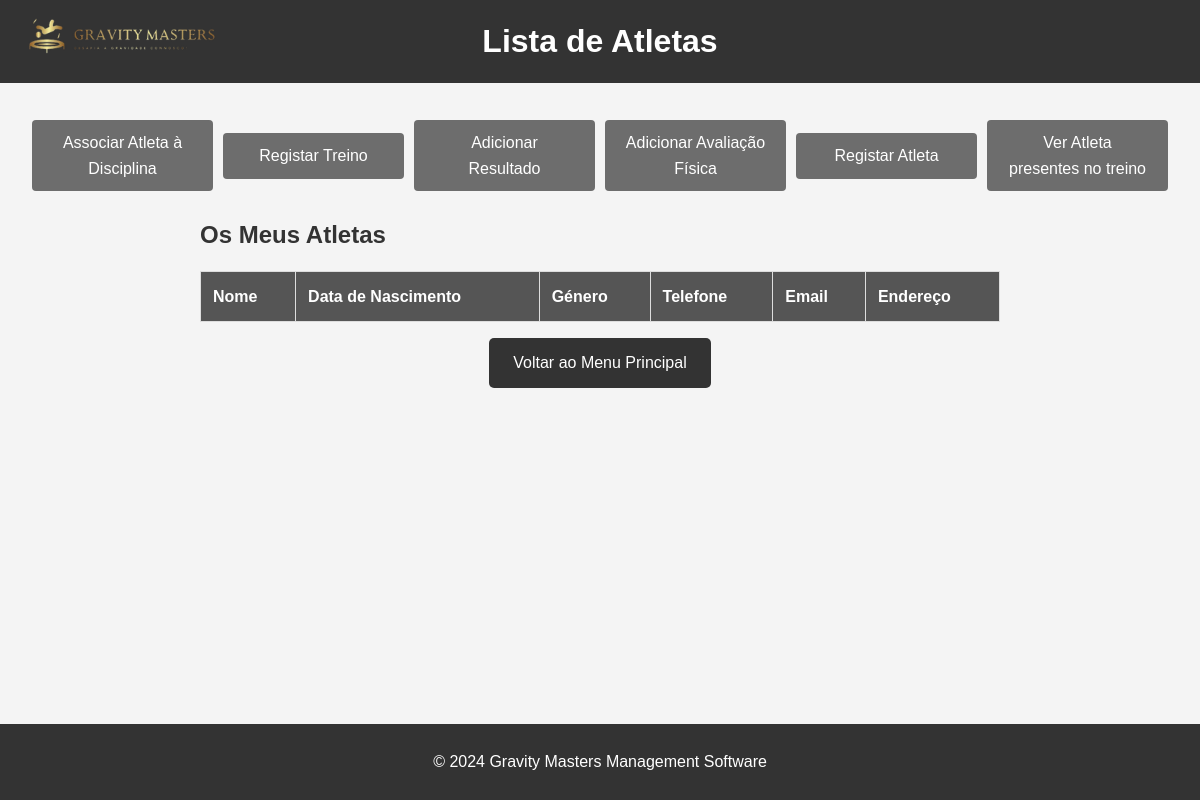
Before: /frontend/list_athletes.php (signed in) with the older database file.
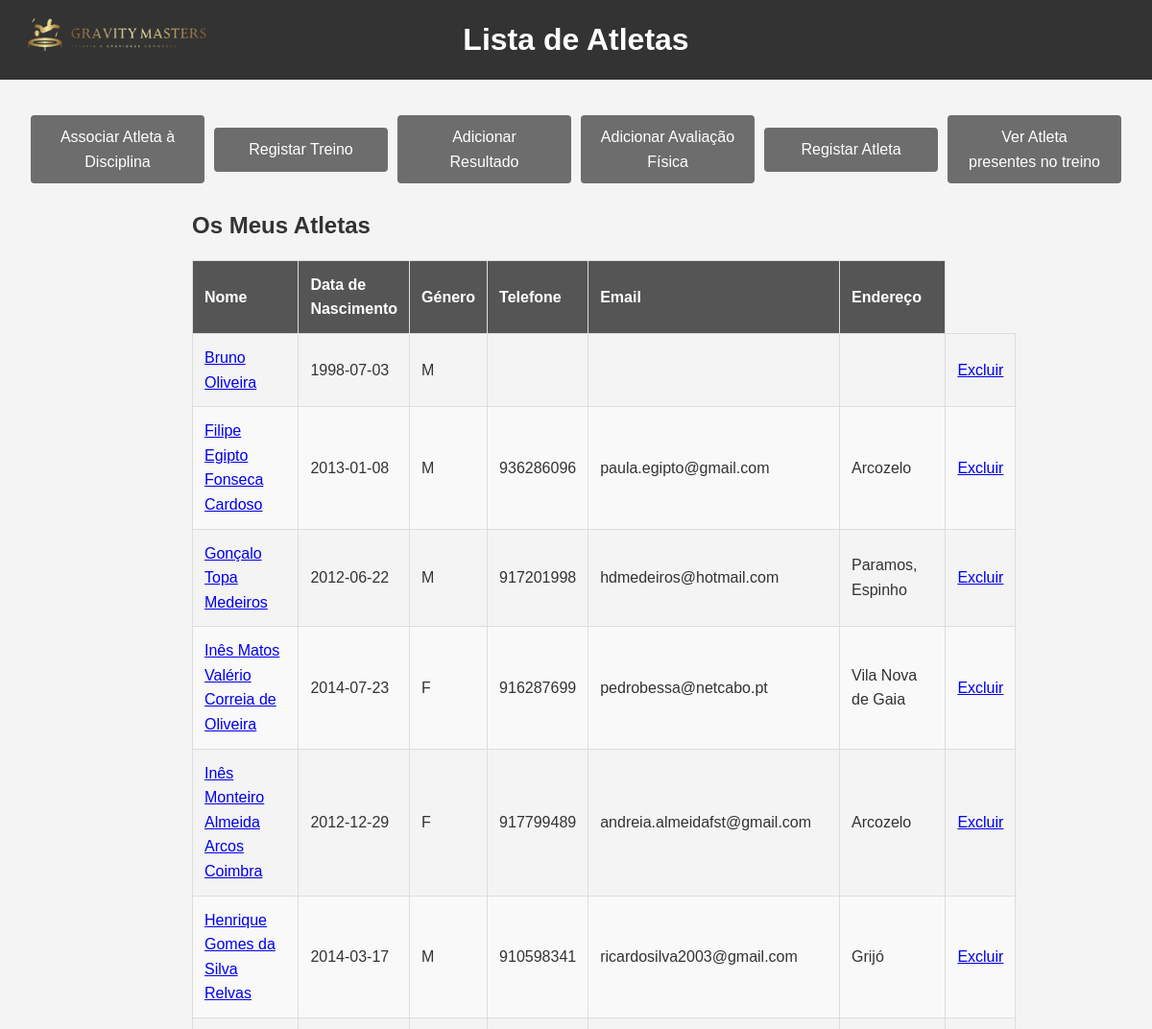
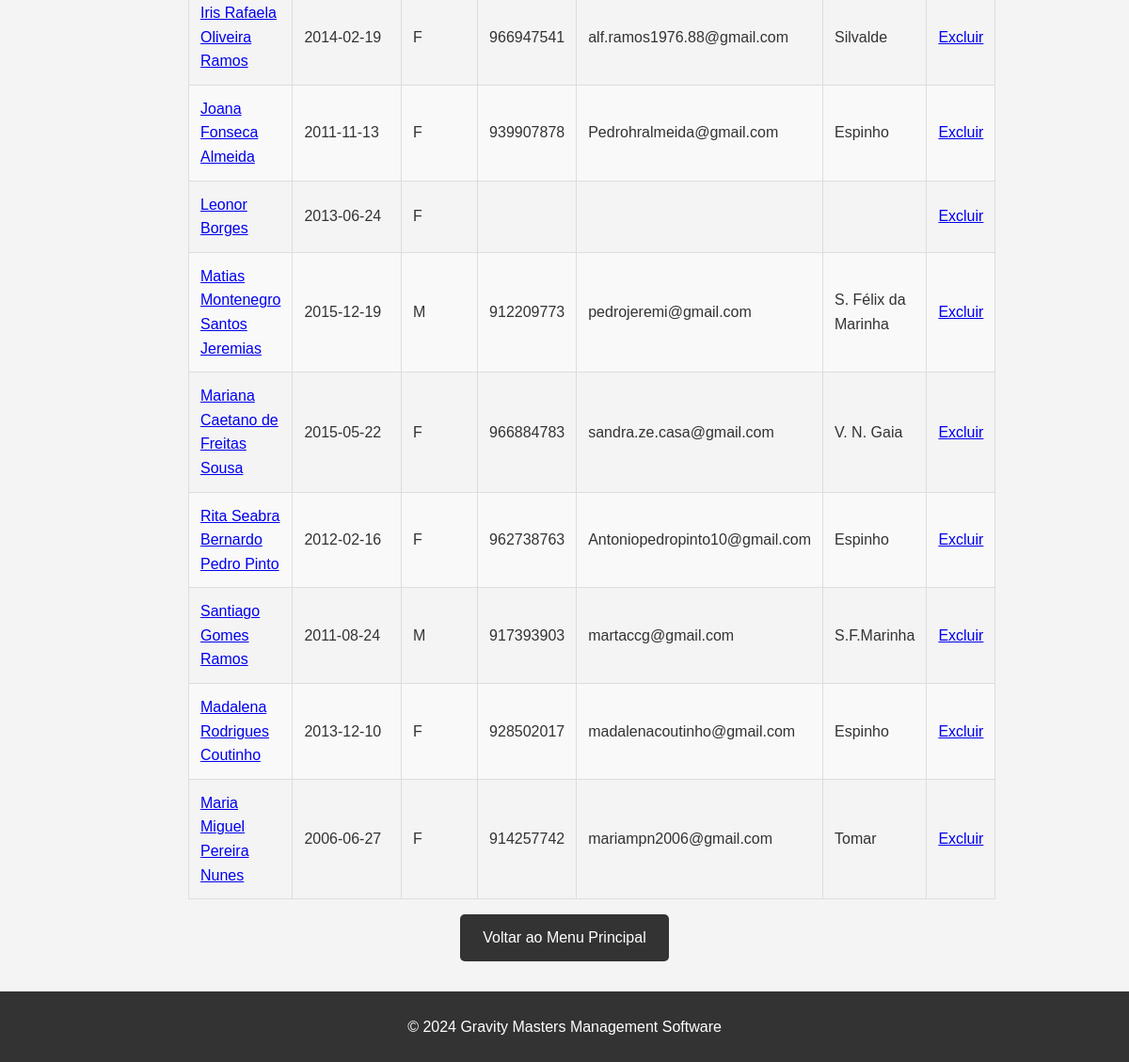
After: the same page with the newer database file (2 pictures, top to bottom).
### tables this page shows
CREATE TABLE "Athlete" (
    idAthlete INTEGER PRIMARY KEY AUTOINCREMENT,
    name VARCHAR(255) NOT NULL,
    birthday DATE,
    genre VARCHAR(1) NOT NULL,
    mobile VARCHAR(20),
    email VARCHAR(255), username TEXT,
    password VARCHAR(255),
    address VARCHAR(255),
    ageGroup VARCHAR(255), "fgpNumber" TEXT, "tag_uid" TEXT,
    UNIQUE(idAthlete)
);

### frontend/list_athletes.php (the view, shortened to what this page needs)
<!DOCTYPE html>
<html lang="pt">
<head>
    <link rel="stylesheet" href="../css/list_athletes.css">
</head>
<body>
    <header>
        <div class="header-content">
            <h1>Lista de Atletas</h1>
        </div>
        <div class="logo-content">
            <img src="..\imagens\teste.png" alt="Logo do Clube" class="header-logo">
        </div>
    </header>
    <main>
        <div class="menuAtletas">
            <nav>
                <ul>
                    <li><a href="assign_discipline.php">Associar Atleta à Disciplina</a></li>
                    <li><a href="schedule_training.php">Registar Treino</a></li>
                    <li><a href="list_competition.php">Adicionar Resultado</a></li>
                    <li><a href="condition_add.php">Adicionar Avaliação Física</a></li>
                    <li><a href="addAthlete.php">Registar Atleta</a></li>
                    <li><a href="listAthletebyTraining.php">Ver Atleta presentes no treino </a></li>
                </ul>
            </nav>
        </div>
        <div class="athlete-list">
            <h2>Os Meus Atletas</h2>
            <table>
                <thead>
                    <tr>
                        <th>Nome</th>
                        <th>Data de Nascimento</th>
                        <th>Género</th>
                        <th>Telefone</th>
                        <th>Email</th>
                        <th>Endereço</th>
                    </tr>
                </thead>
                <tbody>
                    <?php
                    include __DIR__ . '/../backend/db_connect.php';
                    $coach_id = $_SESSION['user_id'];
                    try {
                        $sql = "SELECT DISTINCT A.idAthlete, A.name, A.birthday, A.genre, A.mobile, A.email, A.address
                                FROM Athlete A
                                JOIN AthleteDiscipline AD ON A.idAthlete = AD.idAthlete
                                JOIN CoachingStaffDiscipline CD ON AD.idDiscipline = CD.idDiscipline
                                WHERE CD.idCoachingStaff = :coach_id";
                        $stmt = $conn->prepare($sql);
                        $stmt->bindParam(':coach_id', $coach_id);
                        $stmt->execute();
                        while ($row = $stmt->fetch(PDO::FETCH_ASSOC)) {
                            echo "<tr>";
                            echo "<td><a href='personalAthlete.php?idAthlete={$row['idAthlete']}'>{$row['name']}</a></td>";
                            echo "<td>{$row['birthday']}</td>";
                            echo "<td>{$row['genre']}</td>";
                            echo "<td>{$row['mobile']}</td>";
                            echo "<td>{$row['email']}</td>";
                            echo "<td>{$row['address']}</td>";
                            echo "<td><a href='../backend/delete_athlete.php?idAthlete={$row['idAthlete']}' onclick='return confirm(\"Tem certeza de que deseja excluir este atleta?\")'>Excluir</a></td>";
                            echo "</tr>";
                        }
                    } catch (Exception $e) {
                        echo "<tr><td colspan='7'>Erro: " . $e->getMessage() . "</td></tr>";
                    }
                    ?>
                </tbody>
            </table>
        </div>
        <div class="back-button">
            <a href="menu_coach.php">Voltar ao Menu Principal</a>
        </div>
    </main>
    <footer>
        <p>&copy; 2024 Gravity Masters Management Software</p>
    </footer>
</body>
</html>

### css/list_athletes.css (style rules this page uses)
* { margin: 0; padding: 0; box-sizing: border-box; }
body { font-family: Arial, sans-serif; line-height: 1.6; background-color: #f4f4f4; color: #333; display: flex; flex-direction: column; min-height: 100vh; }
header { background: #333; color: #fff; padding: 1rem; max-height: 90px; }
.header-content { display: flex; align-items: center; justify-content: space-between; max-width: 1200px; margin: 0 auto; padding: 0 1rem; }
.header-logo { max-height: 100%; height: auto; margin-right: 0rem; }
header h1 { flex: 1; text-align: center; margin: 0; font-size: 2rem; }
.logo-content { position: absolute; top: 10px; left: 20px; }
main { flex: 1; padding: 2rem; display: flex; flex-direction: column; align-items: center; }
.athlete-list { max-width: 800px; width: 100%; }
.athlete-list h2 { font-size: 1.5rem; margin-bottom: 1rem; }
table { width: 100%; border-collapse: collapse; margin-top: 1rem; }
thead { background: #333; color: #fff; }
th, td { padding: 0.75rem; border: 1px solid #ddd; text-align: left; }
th { background: #555; }
tbody tr:nth-child(even) { background: #f9f9f9; }
.menuAtletas { margin-bottom: 20px; width: 100%; }
.menuAtletas nav ul { list-style-type: none; padding: 0; display: flex; justify-content: space-between; align-items: center; width: 100%; gap: 10px; }
.menuAtletas nav ul li { margin: 5px 0; flex: 1; }
.menuAtletas nav ul li a { text-decoration: none; padding: 10px 20px; background-color: #6d6d6d; color: white; border-radius: 4px; transition: background-color 0.3s; display: block; text-align: center; }
.back-button { text-align: center; margin-top: 1rem; }
.back-button a { display: inline-block; padding: 0.75rem 1.5rem; background-color: #333; color: #fff; text-decoration: none; border-radius: 5px; transition: background-color 0.3s ease; }
footer { background-color: #333; color: #fff; text-align: center; padding: 25px; position: sticky; top:100%; bottom: 0; width: 100%; }

Changed rows visible on the page:
added athlete: name "Bruno Oliveira", birthday "1998-07-03", genre "M"
added athlete: name "Filipe Egipto Fonseca Cardoso", birthday "2013-01-08", genre "M", mobile "936286096", email "paula.egipto@gmail.com", address "Arcozelo"
added athlete: name "Gonçalo Topa Medeiros", birthday "2012-06-22", genre "M", mobile "917201998", email "hdmedeiros@hotmail.com", address "Paramos, Espinho"
added athlete: name "Inês Matos Valério Correia de Oliveira", birthday "2014-07-23", genre "F", mobile "916287699", email "pedrobessa@netcabo.pt", address "Vila Nova de Gaia"
added athlete: name "Inês Monteiro Almeida Arcos Coimbra", birthday "2012-12-29", genre "F", mobile "917799489", email "andreia.almeidafst@gmail.com", address "Arcozelo"
added athlete: name "Henrique Gomes da Silva Relvas", birthday "2014-03-17", genre "M", mobile "910598341", email "ricardosilva2003@gmail.com", address "Grijó"
added athlete: name "Iris Rafaela Oliveira Ramos", birthday "2014-02-19", genre "F", mobile "966947541", email "alf.ramos1976.88@gmail.com", address "Silvalde"
added athlete: name "Joana Fonseca Almeida", birthday "2011-11-13", genre "F", mobile "939907878", email "Pedrohralmeida@gmail.com", address "Espinho"
added athlete: name "Leonor Borges", birthday "2013-06-24", genre "F"
added athlete: name "Matias Montenegro Santos Jeremias", birthday "2015-12-19", genre "M", mobile "912209773", email "pedrojeremi@gmail.com", address "S. Félix da Marinha"
added athlete: name "Mariana Caetano de Freitas Sousa", birthday "2015-05-22", genre "F", mobile "966884783", email "sandra.ze.casa@gmail.com", address "V. N. Gaia"
added athlete: name "Rita Seabra Bernardo Pedro Pinto", birthday "2012-02-16", genre "F", mobile "962738763", email "Antoniopedropinto10@gmail.com", address "Espinho"
added athlete: name "Santiago Gomes Ramos", birthday "2011-08-24", genre "M", mobile "917393903", email "martaccg@gmail.com", address "S.F.Marinha"
added athlete: name "Madalena Rodrigues Coutinho", birthday "2013-12-10", genre "F", mobile "928502017", email "madalenacoutinho@gmail.com", address "Espinho"
added athlete: name "Maria Miguel Pereira Nunes", birthday "2006-06-27", genre "F", mobile "914257742", email "mariampn2006@gmail.com", address "Tomar"
